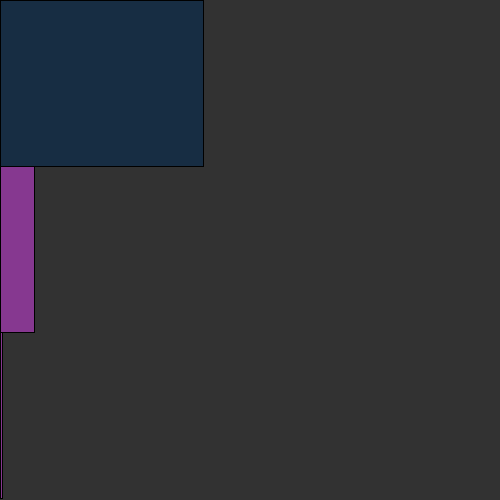
Frame 1 (no input)
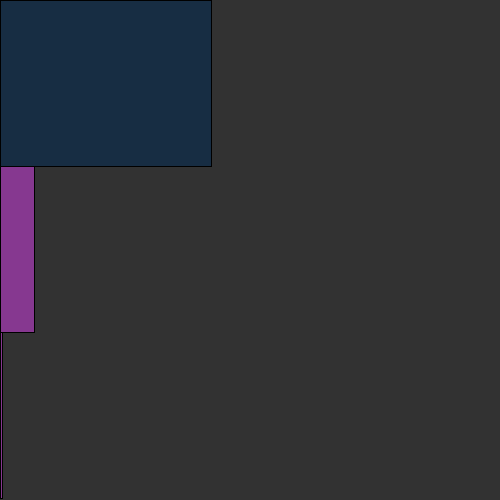
Frame 60 (the mouse pressed at the canvas centre just before this capture)
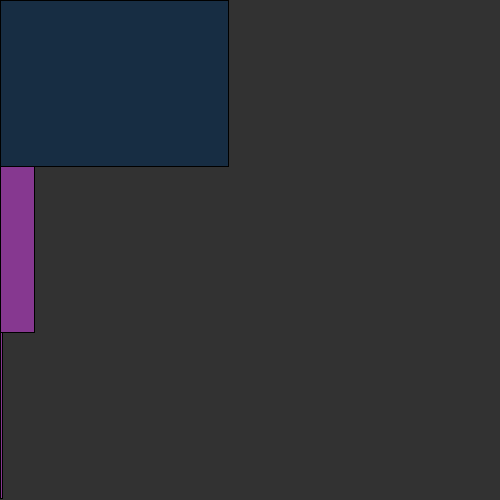
Frame 120 (the mouse held since frame 60 and released just before this capture)

The Processing sketch that drew these frames (run headless with seeded random() and noise(); from frame 60 on, the mouse is pressed at the canvas centre):

// Processing sketch: processing_105963
// ── processing_105963.pde

//modify the code to create an interesting clock
//time - millis (), second (), minute (), hours ()

int rectH;
float bgCol = 50;
color c1 = color(23, 45, 67);
color c2 = color(134, 56, 144);

void setup(){
  size(500, 500);
  rectH = height/3;
}

void draw(){
  background(bgCol); //processing already knows millis, second, minute, hour
  int ms = millis();
  int s = second(); //value from 0-59
  int m = minute();//values from 0-59
  int h = hour(); //values from 0-23
  float newS = map(s, 0, 59, 0, width); //this float maps the s value to the width of the screen
  
  //seconds
  fill(c1);
  rect(0, 0, newS, rectH); //here we use newS instead of s to utilize the map
  //minutes
  fill(c2);
  rect(0, rectH, m, rectH);
  //hours
  rect(0, rectH*2, h, rectH);
  
  if (s==20) {
  bgCol=100;
  }

println ("MS = " + ms + "S = "+ s + "M = " + m + "H = " + h);

}
